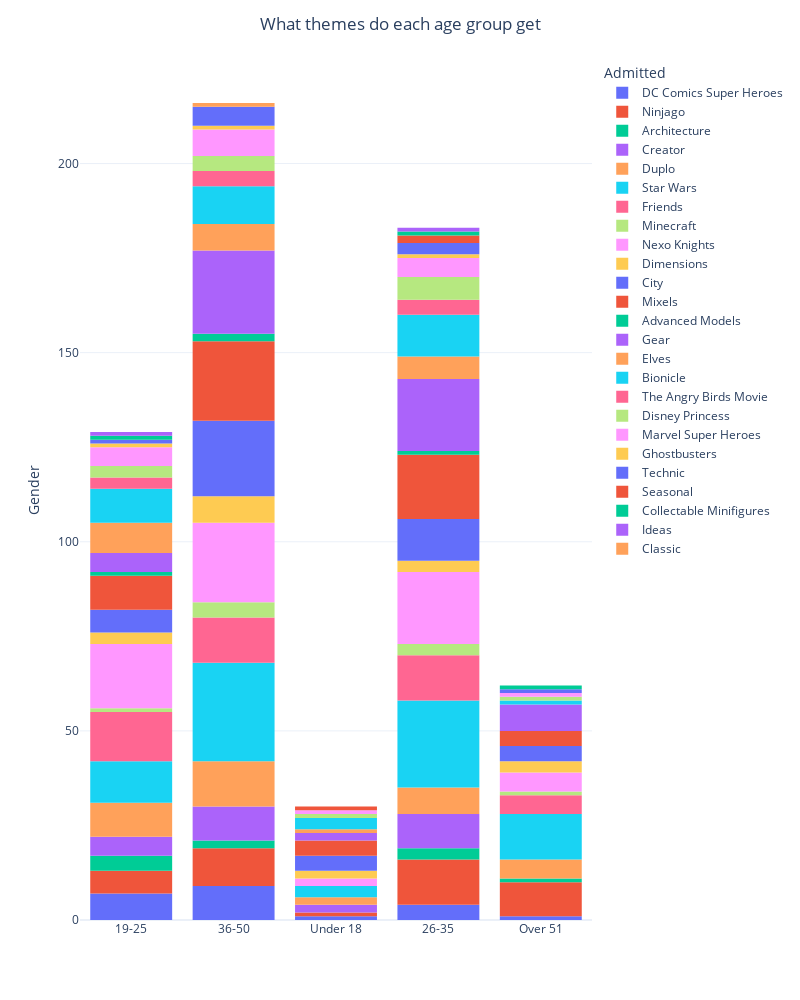

Notebook code cell kept with this figure:
### Code cell
fig = px.histogram(DF,
                   x ='age_groups',
                    color = 'theme')
fig.update_layout(title='What themes do each age group get',
                  title_x=0.5,
                  template="plotly_white",
                  xaxis_title="",
                  yaxis_title="Gender",
                  legend_title='Admitted',
                  autosize=False,
                  width=800,
                  height=1000)
fig.show()

### Figure 1 — Plotly figure (JSON) as saved in the notebook; plotly's stock layout.template omitted (floating-point values rounded to 4 significant figures)
{"data": [{"bingroup": "x", "hovertemplate": "theme=DC Comics Super Heroes<br>age_groups=%{x}<br>count=%{y}<extra></extra>", "legendgroup": "DC Comics Super Heroes", "marker": {"color": "#636efa", "pattern": {"shape": ""}}, "name": "DC Comics Super Heroes", "orientation": "v", "showlegend": true, "type": "histogram", "x": ["19-25", "19-25", "19-25", "19-25", "36-50", "19-25", "Under 18", "26-35", "19-25", "19-25", "36-50", "36-50", "26-35", "Over 51", "36-50", "36-50", "26-35", "36-50", "26-35", "36-50", "36-50", "36-50"], "xaxis": "x", "yaxis": "y"}, {"bingroup": "x", "hovertemplate": "theme=Ninjago<br>age_groups=%{x}<br>count=%{y}<extra></extra>", "legendgroup": "Ninjago", "marker": {"color": "#EF553B", "pattern": {"shape": ""}}, "name": "Ninjago", "orientation": "v", "showlegend": true, "type": "histogram", "x": ["26-35", "36-50", "36-50", "36-50", "Over 51", "Over 51", "36-50", "Over 51", "26-35", "19-25", "26-35", "19-25", "19-25", "Under 18", "36-50", "26-35", "36-50", "26-35", "Over 51", "Over 51", "19-25", "36-50", "26-35", "26-35", "26-35", "Over 51", "19-25", "26-35", "26-35", "Over 51", "Over 51", "Over 51", "26-35", "36-50", "36-50", "36-50", "26-35", "19-25"], "xaxis": "x", "yaxis": "y"}, {"bingroup": "x", "hovertemplate": "theme=Architecture<br>age_groups=%{x}<br>count=%{y}<extra></extra>", "legendgroup": "Architecture", "marker": {"color": "#00cc96", "pattern": {"shape": ""}}, "name": "Architecture", "orientation": "v", "showlegend": true, "type": "histogram", "x": ["26-35", "36-50", "36-50", "19-25", "19-25", "19-25", "26-35", "26-35", "Over 51", "19-25"], "xaxis": "x", "yaxis": "y"}, {"bingroup": "x", "hovertemplate": "theme=Creator<br>age_groups=%{x}<br>count=%{y}<extra></extra>", "legendgroup": "Creator", "marker": {"color": "#ab63fa", "pattern": {"shape": ""}}, "name": "Creator", "orientation": "v", "showlegend": true, "type": "histogram", "x": ["36-50", "36-50", "Under 18", "19-25", "Under 18", "19-25", "36-50", "26-35", "26-35", "26-35", "36-50", "26-35", "36-50", "36-50", "26-35", "26-35", "36-50", "26-35", "26-35", "26-35", "19-25", "36-50", "36-50", "19-25", "19-25"], "xaxis": "x", "yaxis": "y"}, {"bingroup": "x", "hovertemplate": "theme=Duplo<br>age_groups=%{x}<br>count=%{y}<extra></extra>", "legendgroup": "Duplo", "marker": {"color": "#FFA15A", "pattern": {"shape": ""}}, "name": "Duplo", "orientation": "v", "showlegend": true, "type": "histogram", "x": ["36-50", "19-25", "19-25", "36-50", "26-35", "36-50", "Over 51", "19-25", "36-50", "19-25", "26-35", "19-25", "36-50", "36-50", "36-50", "19-25", "19-25", "36-50", "26-35", "19-25", "Over 51", "36-50", "26-35", "Over 51", "36-50", "Under 18", "26-35", "Over 51", "26-35", "19-25", "36-50", "26-35", "Over 51", "Under 18", "36-50"], "xaxis": "x", "yaxis": "y"}, {"bingroup": "x", "hovertemplate": "theme=Star Wars<br>age_groups=%{x}<br>count=%{y}<extra></extra>", "legendgroup": "Star Wars", "marker": {"color": "#19d3f3", "pattern": {"shape": ""}}, "name": "Star Wars", "orientation": "v", "showlegend": true, "type": "histogram", "x": ["19-25", "36-50", "26-35", "26-35", "Over 51", "19-25", "19-25", "36-50", "26-35", "Over 51", "36-50", "36-50", "36-50", "19-25", "26-35", "26-35", "36-50", "26-35", "26-35", "26-35", "36-50", "36-50", "Over 51", "Over 51", "19-25", "26-35", "26-35", "26-35", "26-35", "19-25", "36-50", "36-50", "36-50", "36-50", "Under 18", "26-35", "19-25", "19-25", "36-50", "36-50", "36-50", "Over 51", "36-50", "26-35", "Over 51", "Over 51", "19-25", "Over 51", "36-50", "36-50", "36-50", "Under 18", "Over 51", "36-50", "36-50", "19-25", "36-50", "36-50", "36-50", "26-35", "26-35", "36-50", "Over 51", "Over 51", "26-35", "26-35", "36-50", "19-25", "26-35", "26-35", "Over 51", "26-35", "26-35", "26-35", "Under 18"], "xaxis": "x", "yaxis": "y"}, {"bingroup": "x", "hovertemplate": "theme=Friends<br>age_groups=%{x}<br>count=%{y}<extra></extra>", "legendgroup": "Friends", "marker": {"color": "#FF6692", "pattern": {"shape": ""}}, "name": "Friends", "orientation": "v", "showlegend": true, "type": "histogram", "x": ["36-50", "26-35", "Over 51", "36-50", "19-25", "26-35", "19-25", "19-25", "19-25", "19-25", "19-25", "36-50", "26-35", "36-50", "Over 51", "26-35", "19-25", "36-50", "36-50", "26-35", "19-25", "19-25", "36-50", "Over 51", "36-50", "19-25", "26-35", "19-25", "36-50", "26-35", "19-25", "36-50", "26-35", "26-35", "19-25", "36-50", "Over 51", "Over 51", "26-35", "26-35", "26-35", "36-50"], "xaxis": "x", "yaxis": "y"}, {"bingroup": "x", "hovertemplate": "theme=Minecraft<br>age_groups=%{x}<br>count=%{y}<extra></extra>", "legendgroup": "Minecraft", "marker": {"color": "#B6E880", "pattern": {"shape": ""}}, "name": "Minecraft", "orientation": "v", "showlegend": true, "type": "histogram", "x": ["36-50", "19-25", "Over 51", "26-35", "36-50", "26-35", "36-50", "36-50", "26-35"], "xaxis": "x", "yaxis": "y"}, {"bingroup": "x", "hovertemplate": "theme=Nexo Knights<br>age_groups=%{x}<br>count=%{y}<extra></extra>", "legendgroup": "Nexo Knights", "marker": {"color": "#FF97FF", "pattern": {"shape": ""}}, "name": "Nexo Knights", "orientation": "v", "showlegend": true, "type": "histogram", "x": ["19-25", "36-50", "Under 18", "26-35", "19-25", "19-25", "36-50", "19-25", "19-25", "36-50", "Over 51", "26-35", "19-25", "26-35", "36-50", "26-35", "19-25", "36-50", "19-25", "19-25", "36-50", "36-50", "36-50", "26-35", "Over 51", "26-35", "19-25", "36-50", "36-50", "36-50", "36-50", "36-50", "26-35", "26-35", "19-25", "36-50", "26-35", "26-35", "26-35", "36-50", "26-35", "36-50", "36-50", "36-50", "36-50", "26-35", "26-35", "36-50", "Over 51", "19-25", "36-50", "19-25", "19-25", "26-35", "Over 51", "26-35", "26-35", "Over 51", "19-25", "26-35", "19-25", "19-25", "26-35", "Under 18"], "xaxis": "x", "yaxis": "y"}, {"bingroup": "x", "hovertemplate": "theme=Dimensions<br>age_groups=%{x}<br>count=%{y}<extra></extra>", "legendgroup": "Dimensions", "marker": {"color": "#FECB52", "pattern": {"shape": ""}}, "name": "Dimensions", "orientation": "v", "showlegend": true, "type": "histogram", "x": ["36-50", "26-35", "Over 51", "36-50", "19-25", "Under 18", "36-50", "36-50", "36-50", "19-25", "26-35", "36-50", "Under 18", "Over 51", "19-25", "36-50", "Over 51", "26-35"], "xaxis": "x", "yaxis": "y"}, {"bingroup": "x", "hovertemplate": "theme=City<br>age_groups=%{x}<br>count=%{y}<extra></extra>", "legendgroup": "City", "marker": {"color": "#636efa", "pattern": {"shape": ""}}, "name": "City", "orientation": "v", "showlegend": true, "type": "histogram", "x": ["36-50", "36-50", "36-50", "Over 51", "36-50", "36-50", "36-50", "19-25", "26-35", "Over 51", "26-35", "36-50", "26-35", "Under 18", "26-35", "26-35", "36-50", "36-50", "36-50", "Under 18", "Under 18", "19-25", "36-50", "36-50", "36-50", "Over 51", "26-35", "36-50", "19-25", "36-50", "19-25", "Under 18", "26-35", "26-35", "26-35", "36-50", "36-50", "Over 51", "36-50", "36-50", "19-25", "26-35", "26-35", "19-25", "36-50"], "xaxis": "x", "yaxis": "y"}, {"bingroup": "x", "hovertemplate": "theme=Mixels<br>age_groups=%{x}<br>count=%{y}<extra></extra>", "legendgroup": "Mixels", "marker": {"color": "#EF553B", "pattern": {"shape": ""}}, "name": "Mixels", "orientation": "v", "showlegend": true, "type": "histogram", "x": ["36-50", "36-50", "36-50", "36-50", "19-25", "26-35", "Under 18", "Under 18", "Under 18", "26-35", "36-50", "36-50", "36-50", "26-35", "19-25", "26-35", "26-35", "36-50", "36-50", "26-35", "36-50", "26-35", "19-25", "19-25", "19-25", "Over 51", "19-25", "36-50", "36-50", "26-35", "26-35", "26-35", "36-50", "19-25", "Over 51", "36-50", "36-50", "36-50", "36-50", "36-50", "Over 51", "26-35", "26-35", "36-50", "36-50", "Over 51", "36-50", "26-35", "26-35", "19-25", "26-35", "26-35", "19-25", "Under 18", "26-35"], "xaxis": "x", "yaxis": "y"}, {"bingroup": "x", "hovertemplate": "theme=Advanced Models<br>age_groups=%{x}<br>count=%{y}<extra></extra>", "legendgroup": "Advanced Models", "marker": {"color": "#00cc96", "pattern": {"shape": ""}}, "name": "Advanced Models", "orientation": "v", "showlegend": true, "type": "histogram", "x": ["36-50", "19-25", "36-50", "26-35"], "xaxis": "x", "yaxis": "y"}, {"bingroup": "x", "hovertemplate": "theme=Gear<br>age_groups=%{x}<br>count=%{y}<extra></extra>", "legendgroup": "Gear", "marker": {"color": "#ab63fa", "pattern": {"shape": ""}}, "name": "Gear", "orientation": "v", "showlegend": true, "type": "histogram", "x": ["36-50", "36-50", "36-50", "36-50", "26-35", "19-25", "26-35", "26-35", "26-35", "36-50", "36-50", "Over 51", "Over 51", "Over 51", "Over 51", "19-25", "26-35", "26-35", "26-35", "26-35", "26-35", "26-35", "36-50", "36-50", "36-50", "36-50", "36-50", "Over 51", "36-50", "36-50", "19-25", "36-50", "36-50", "26-35", "26-35", "36-50", "36-50", "19-25", "26-35", "36-50", "36-50", "36-50", "Under 18", "26-35", "19-25", "36-50", "26-35", "Over 51", "Over 51", "26-35", "36-50", "26-35", "26-35", "Under 18", "26-35"], "xaxis": "x", "yaxis": "y"}, {"bingroup": "x", "hovertemplate": "theme=Elves<br>age_groups=%{x}<br>count=%{y}<extra></extra>", "legendgroup": "Elves", "marker": {"color": "#FFA15A", "pattern": {"shape": ""}}, "name": "Elves", "orientation": "v", "showlegend": true, "type": "histogram", "x": ["26-35", "19-25", "36-50", "19-25", "36-50", "26-35", "Under 18", "19-25", "19-25", "19-25", "36-50", "19-25", "19-25", "36-50", "36-50", "19-25", "26-35", "26-35", "36-50", "26-35", "36-50", "26-35"], "xaxis": "x", "yaxis": "y"}, {"bingroup": "x", "hovertemplate": "theme=Bionicle<br>age_groups=%{x}<br>count=%{y}<extra></extra>", "legendgroup": "Bionicle", "marker": {"color": "#19d3f3", "pattern": {"shape": ""}}, "name": "Bionicle", "orientation": "v", "showlegend": true, "type": "histogram", "x": ["36-50", "19-25", "36-50", "19-25", "26-35", "26-35", "26-35", "26-35", "36-50", "36-50", "36-50", "19-25", "19-25", "Under 18", "36-50", "19-25", "26-35", "Over 51", "26-35", "36-50", "19-25", "Under 18", "26-35", "26-35", "Under 18", "36-50", "19-25", "19-25", "26-35", "36-50", "36-50", "26-35", "26-35", "19-25"], "xaxis": "x", "yaxis": "y"}, {"bingroup": "x", "hovertemplate": "theme=The Angry Birds Movie<br>age_groups=%{x}<br>count=%{y}<extra></extra>", "legendgroup": "The Angry Birds Movie", "marker": {"color": "#FF6692", "pattern": {"shape": ""}}, "name": "The Angry Birds Movie", "orientation": "v", "showlegend": true, "type": "histogram", "x": ["26-35", "19-25", "26-35", "19-25", "36-50", "19-25", "26-35", "36-50", "26-35", "36-50", "36-50"], "xaxis": "x", "yaxis": "y"}, {"bingroup": "x", "hovertemplate": "theme=Disney Princess<br>age_groups=%{x}<br>count=%{y}<extra></extra>", "legendgroup": "Disney Princess", "marker": {"color": "#B6E880", "pattern": {"shape": ""}}, "name": "Disney Princess", "orientation": "v", "showlegend": true, "type": "histogram", "x": ["19-25", "Under 18", "26-35", "Over 51", "36-50", "26-35", "26-35", "26-35", "36-50", "36-50", "26-35", "36-50", "19-25", "19-25", "26-35"], "xaxis": "x", "yaxis": "y"}, {"bingroup": "x", "hovertemplate": "theme=Marvel Super Heroes<br>age_groups=%{x}<br>count=%{y}<extra></extra>", "legendgroup": "Marvel Super Heroes", "marker": {"color": "#FF97FF", "pattern": {"shape": ""}}, "name": "Marvel Super Heroes", "orientation": "v", "showlegend": true, "type": "histogram", "x": ["19-25", "26-35", "36-50", "36-50", "19-25", "Over 51", "26-35", "19-25", "36-50", "26-35", "36-50", "36-50", "36-50", "36-50", "19-25", "Under 18", "26-35", "26-35", "19-25"], "xaxis": "x", "yaxis": "y"}, {"bingroup": "x", "hovertemplate": "theme=Ghostbusters<br>age_groups=%{x}<br>count=%{y}<extra></extra>", "legendgroup": "Ghostbusters", "marker": {"color": "#FECB52", "pattern": {"shape": ""}}, "name": "Ghostbusters", "orientation": "v", "showlegend": true, "type": "histogram", "x": ["19-25", "26-35", "36-50"], "xaxis": "x", "yaxis": "y"}, {"bingroup": "x", "hovertemplate": "theme=Technic<br>age_groups=%{x}<br>count=%{y}<extra></extra>", "legendgroup": "Technic", "marker": {"color": "#636efa", "pattern": {"shape": ""}}, "name": "Technic", "orientation": "v", "showlegend": true, "type": "histogram", "x": ["36-50", "26-35", "36-50", "26-35", "36-50", "26-35", "19-25", "36-50", "36-50", "Over 51"], "xaxis": "x", "yaxis": "y"}, {"bingroup": "x", "hovertemplate": "theme=Seasonal<br>age_groups=%{x}<br>count=%{y}<extra></extra>", "legendgroup": "Seasonal", "marker": {"color": "#EF553B", "pattern": {"shape": ""}}, "name": "Seasonal", "orientation": "v", "showlegend": true, "type": "histogram", "x": ["26-35", "Under 18", "26-35"], "xaxis": "x", "yaxis": "y"}, {"bingroup": "x", "hovertemplate": "theme=Collectable Minifigures<br>age_groups=%{x}<br>count=%{y}<extra></extra>", "legendgroup": "Collectable Minifigures", "marker": {"color": "#00cc96", "pattern": {"shape": ""}}, "name": "Collectable Minifigures", "orientation": "v", "showlegend": true, "type": "histogram", "x": ["26-35", "19-25", "Over 51"], "xaxis": "x", "yaxis": "y"}, {"bingroup": "x", "hovertemplate": "theme=Ideas<br>age_groups=%{x}<br>count=%{y}<extra></extra>", "legendgroup": "Ideas", "marker": {"color": "#ab63fa", "pattern": {"shape": ""}}, "name": "Ideas", "orientation": "v", "showlegend": true, "type": "histogram", "x": ["26-35", "19-25"], "xaxis": "x", "yaxis": "y"}, {"bingroup": "x", "hovertemplate": "theme=Classic<br>age_groups=%{x}<br>count=%{y}<extra></extra>", "legendgroup": "Classic", "marker": {"color": "#FFA15A", "pattern": {"shape": ""}}, "name": "Classic", "orientation": "v", "showlegend": true, "type": "histogram", "x": ["36-50"], "xaxis": "x", "yaxis": "y"}], "layout": {"autosize": false, "barmode": "relative", "height": 1000, "legend": {"title": {"text": "Admitted"}, "tracegroupgap": 0}, "margin": {"t": 60}, "title": {"text": "What themes do each age group get", "x": 0.5}, "width": 800, "xaxis": {"anchor": "y", "domain": [0, 1], "title": {"text": ""}}, "yaxis": {"anchor": "x", "domain": [0, 1], "title": {"text": "Gender"}}}}
